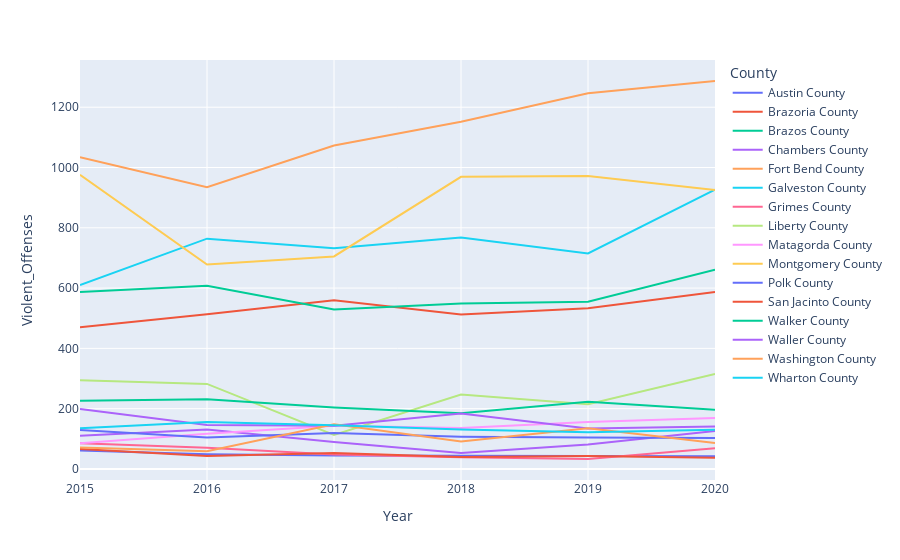

The notebook cell saved with this chart:
### Code cell
# Violent crimes houston area over 5 years
fig = px.line(crime_df, x="Year" , y="Violent_Offenses", color="County")
fig.show()

### Figure 1 — Plotly figure (JSON) as saved in the notebook; plotly's stock layout.template omitted (floating-point values rounded to 4 significant figures)
{"data": [{"hovertemplate": "County=Austin County<br>Year=%{x}<br>Violent_Offenses=%{y}<extra></extra>", "legendgroup": "Austin County", "line": {"color": "#636efa", "dash": "solid"}, "marker": {"symbol": "circle"}, "mode": "lines", "name": "Austin County", "orientation": "v", "showlegend": true, "type": "scatter", "x": [2015, 2016, 2017, 2018, 2019, 2020], "xaxis": "x", "y": [61, 49, 45, 43, 43, 42], "yaxis": "y"}, {"hovertemplate": "County=Brazoria County<br>Year=%{x}<br>Violent_Offenses=%{y}<extra></extra>", "legendgroup": "Brazoria County", "line": {"color": "#EF553B", "dash": "solid"}, "marker": {"symbol": "circle"}, "mode": "lines", "name": "Brazoria County", "orientation": "v", "showlegend": true, "type": "scatter", "x": [2015, 2016, 2017, 2018, 2019, 2020], "xaxis": "x", "y": [470, 513, 560, 512, 533, 587], "yaxis": "y"}, {"hovertemplate": "County=Brazos County<br>Year=%{x}<br>Violent_Offenses=%{y}<extra></extra>", "legendgroup": "Brazos County", "line": {"color": "#00cc96", "dash": "solid"}, "marker": {"symbol": "circle"}, "mode": "lines", "name": "Brazos County", "orientation": "v", "showlegend": true, "type": "scatter", "x": [2015, 2016, 2017, 2018, 2019, 2020], "xaxis": "x", "y": [587, 608, 529, 549, 555, 661], "yaxis": "y"}, {"hovertemplate": "County=Chambers County<br>Year=%{x}<br>Violent_Offenses=%{y}<extra></extra>", "legendgroup": "Chambers County", "line": {"color": "#ab63fa", "dash": "solid"}, "marker": {"symbol": "circle"}, "mode": "lines", "name": "Chambers County", "orientation": "v", "showlegend": true, "type": "scatter", "x": [2015, 2016, 2017, 2018, 2019, 2020], "xaxis": "x", "y": [110, 131, 89, 53, 81, 126], "yaxis": "y"}, {"hovertemplate": "County=Fort Bend County<br>Year=%{x}<br>Violent_Offenses=%{y}<extra></extra>", "legendgroup": "Fort Bend County", "line": {"color": "#FFA15A", "dash": "solid"}, "marker": {"symbol": "circle"}, "mode": "lines", "name": "Fort Bend County", "orientation": "v", "showlegend": true, "type": "scatter", "x": [2015, 2016, 2017, 2018, 2019, 2020], "xaxis": "x", "y": [1034, 935, 1073, 1152, 1246, 1287], "yaxis": "y"}, {"hovertemplate": "County=Galveston County<br>Year=%{x}<br>Violent_Offenses=%{y}<extra></extra>", "legendgroup": "Galveston County", "line": {"color": "#19d3f3", "dash": "solid"}, "marker": {"symbol": "circle"}, "mode": "lines", "name": "Galveston County", "orientation": "v", "showlegend": true, "type": "scatter", "x": [2015, 2016, 2017, 2018, 2019, 2020], "xaxis": "x", "y": [610, 764, 732, 768, 715, 927], "yaxis": "y"}, {"hovertemplate": "County=Grimes County<br>Year=%{x}<br>Violent_Offenses=%{y}<extra></extra>", "legendgroup": "Grimes County", "line": {"color": "#FF6692", "dash": "solid"}, "marker": {"symbol": "circle"}, "mode": "lines", "name": "Grimes County", "orientation": "v", "showlegend": true, "type": "scatter", "x": [2015, 2016, 2017, 2018, 2019, 2020], "xaxis": "x", "y": [85, 70, 48, 39, 33, 69], "yaxis": "y"}, {"hovertemplate": "County=Liberty County<br>Year=%{x}<br>Violent_Offenses=%{y}<extra></extra>", "legendgroup": "Liberty County", "line": {"color": "#B6E880", "dash": "solid"}, "marker": {"symbol": "circle"}, "mode": "lines", "name": "Liberty County", "orientation": "v", "showlegend": true, "type": "scatter", "x": [2015, 2016, 2017, 2018, 2019, 2020], "xaxis": "x", "y": [294, 282, 113, 247, 215, 315], "yaxis": "y"}, {"hovertemplate": "County=Matagorda County<br>Year=%{x}<br>Violent_Offenses=%{y}<extra></extra>", "legendgroup": "Matagorda County", "line": {"color": "#FF97FF", "dash": "solid"}, "marker": {"symbol": "circle"}, "mode": "lines", "name": "Matagorda County", "orientation": "v", "showlegend": true, "type": "scatter", "x": [2015, 2016, 2017, 2018, 2019, 2020], "xaxis": "x", "y": [85, 117, 143, 136, 156, 169], "yaxis": "y"}, {"hovertemplate": "County=Montgomery County<br>Year=%{x}<br>Violent_Offenses=%{y}<extra></extra>", "legendgroup": "Montgomery County", "line": {"color": "#FECB52", "dash": "solid"}, "marker": {"symbol": "circle"}, "mode": "lines", "name": "Montgomery County", "orientation": "v", "showlegend": true, "type": "scatter", "x": [2015, 2016, 2017, 2018, 2019, 2020], "xaxis": "x", "y": [976, 678, 705, 969, 972, 925], "yaxis": "y"}, {"hovertemplate": "County=Polk County<br>Year=%{x}<br>Violent_Offenses=%{y}<extra></extra>", "legendgroup": "Polk County", "line": {"color": "#636efa", "dash": "solid"}, "marker": {"symbol": "circle"}, "mode": "lines", "name": "Polk County", "orientation": "v", "showlegend": true, "type": "scatter", "x": [2015, 2016, 2017, 2018, 2019, 2020], "xaxis": "x", "y": [129, 104, 119, 107, 104, 103], "yaxis": "y"}, {"hovertemplate": "County=San Jacinto County<br>Year=%{x}<br>Violent_Offenses=%{y}<extra></extra>", "legendgroup": "San Jacinto County", "line": {"color": "#EF553B", "dash": "solid"}, "marker": {"symbol": "circle"}, "mode": "lines", "name": "San Jacinto County", "orientation": "v", "showlegend": true, "type": "scatter", "x": [2015, 2016, 2017, 2018, 2019, 2020], "xaxis": "x", "y": [66, 43, 53, 40, 43, 37], "yaxis": "y"}, {"hovertemplate": "County=Walker County<br>Year=%{x}<br>Violent_Offenses=%{y}<extra></extra>", "legendgroup": "Walker County", "line": {"color": "#00cc96", "dash": "solid"}, "marker": {"symbol": "circle"}, "mode": "lines", "name": "Walker County", "orientation": "v", "showlegend": true, "type": "scatter", "x": [2015, 2016, 2017, 2018, 2019, 2020], "xaxis": "x", "y": [226, 231, 204, 185, 223, 196], "yaxis": "y"}, {"hovertemplate": "County=Waller County<br>Year=%{x}<br>Violent_Offenses=%{y}<extra></extra>", "legendgroup": "Waller County", "line": {"color": "#ab63fa", "dash": "solid"}, "marker": {"symbol": "circle"}, "mode": "lines", "name": "Waller County", "orientation": "v", "showlegend": true, "type": "scatter", "x": [2015, 2016, 2017, 2018, 2019, 2020], "xaxis": "x", "y": [199, 146, 143, 184, 134, 141], "yaxis": "y"}, {"hovertemplate": "County=Washington County<br>Year=%{x}<br>Violent_Offenses=%{y}<extra></extra>", "legendgroup": "Washington County", "line": {"color": "#FFA15A", "dash": "solid"}, "marker": {"symbol": "circle"}, "mode": "lines", "name": "Washington County", "orientation": "v", "showlegend": true, "type": "scatter", "x": [2015, 2016, 2017, 2018, 2019, 2020], "xaxis": "x", "y": [71, 59, 148, 91, 135, 86], "yaxis": "y"}, {"hovertemplate": "County=Wharton County<br>Year=%{x}<br>Violent_Offenses=%{y}<extra></extra>", "legendgroup": "Wharton County", "line": {"color": "#19d3f3", "dash": "solid"}, "marker": {"symbol": "circle"}, "mode": "lines", "name": "Wharton County", "orientation": "v", "showlegend": true, "type": "scatter", "x": [2015, 2016, 2017, 2018, 2019, 2020], "xaxis": "x", "y": [135, 156, 145, 131, 122, 130], "yaxis": "y"}], "layout": {"legend": {"title": {"text": "County"}, "tracegroupgap": 0}, "margin": {"t": 60}, "xaxis": {"anchor": "y", "domain": [0, 1], "title": {"text": "Year"}}, "yaxis": {"anchor": "x", "domain": [0, 1], "title": {"text": "Violent_Offenses"}}}}
